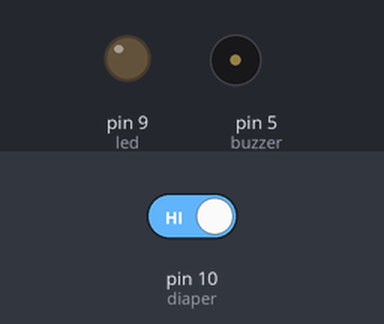
The sketch below on a simulated Arduino Uno, built with avr-gcc and run on an emulated ATmega328P. On the bench: output pins drawn as LEDs (lit = HIGH), buzzer (waves = sounding). The inputs (shaded band) are chosen by the test bench; at power-on: pin 10 (diaper) HIGH.

Above: at 1.8 s.
1.9 s: pin 10 (diaper) driven LOW
At 3.05 s:
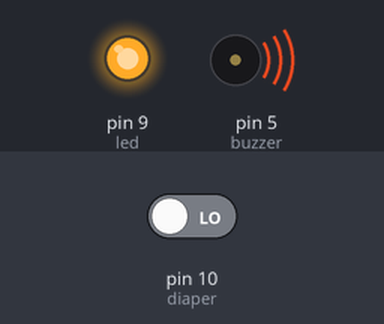
At 5.7 s:
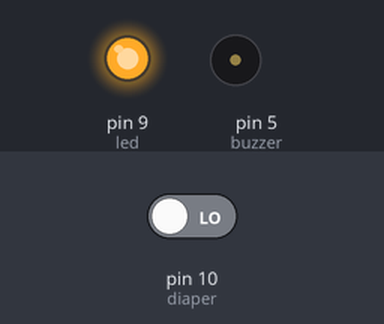
Timing chart, 0 to 7.2 s (numbered marks = the images above; inputs shaded):
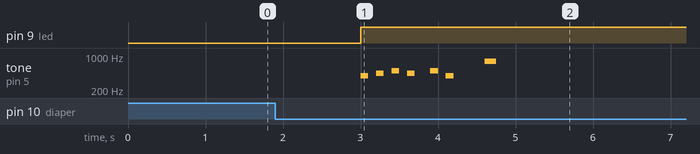

Measured:
- after the input at 1.9 s, pin 9 (led): LOW → HIGH after 1.1 s; tone on pin 5 (buzzer): plays 392 Hz for 0.10 s, 440 Hz for 0.10 s, 494 Hz for 0.10 s, 440 Hz for 0.10 s, 494 Hz for 0.10 s, 392 Hz for 0.10 s … (7 notes in this stretch), starting after 1.1 s

The sketch:

sketch.ino
```cpp
int led = 9;
int diaper = 10;
int buzzer = 5;
bool flag = 0;

void playMelody() {
  tone(buzzer, 392, 100);
  delay(200);
  tone(buzzer, 440, 100);
  delay(200);
  tone(buzzer, 494, 100);
  delay(200);
  tone(buzzer, 440, 100);
  delay(300);
  tone(buzzer, 494, 100);
  delay(200);
  tone(buzzer, 392, 100);
  delay(500);
  tone(buzzer, 784, 150);
  delay(500);
}

void setup() {
  pinMode(led, OUTPUT);
  pinMode(diaper, INPUT);
  pinMode(buzzer, OUTPUT);
}

void loop() {
  if (digitalRead(diaper) == 0) {
    delay(1000);
    if (digitalRead(diaper) == 0) {
      digitalWrite(led, 1);
      if (flag == 0) {
        flag = 1;
        playMelody();
      }
    }
  }
  else {
    delay(1000);
    if (digitalRead(diaper) == 1) {
      flag = 0;
      digitalWrite(led, 0);
    }
  }
}
```
